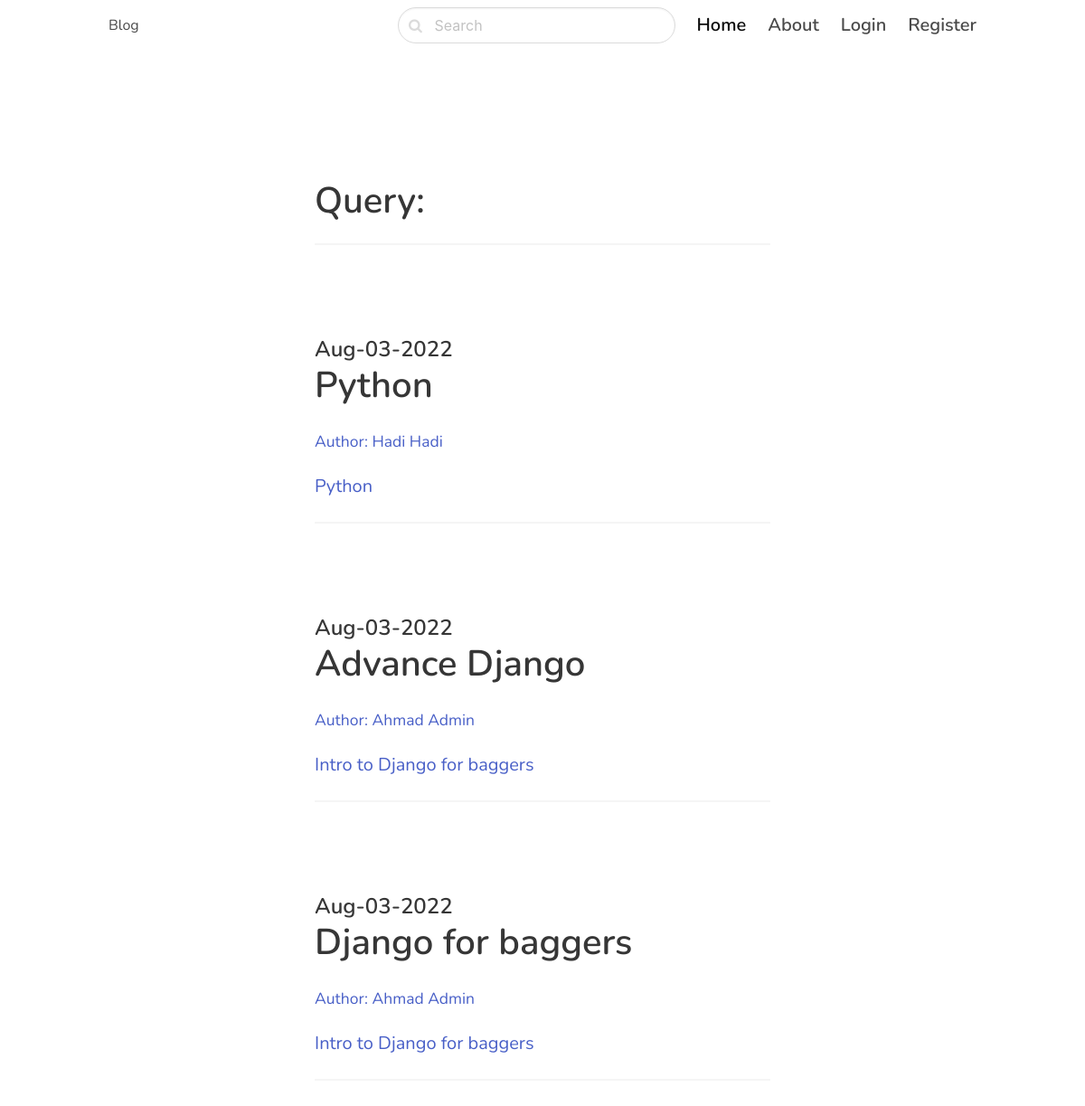
The app's page /search/ with its own data.
### blog/models.py (models this page shows, shortened)
class CreateTime(models.Model):
    created_at = models.DateTimeField(auto_now_add=True)
    class Meta:
        abstract = True

class Post(CreateTime):
    ACTIVE = 'active'
    DRAFT = 'draft'
    CHOICES = (
        (ACTIVE, 'Active'),
        (DRAFT, 'Draft'),
    )
    title = models.CharField(max_length=256)
    slug = models.SlugField()
    intro = models.TextField()
    body = models.TextField()
    status = models.CharField(max_length=256, choices=CHOICES, default=ACTIVE)
    image = models.ImageField(upload_to = 'uploads/', blank = True, null = True)
    category = models.ForeignKey(Category, on_delete= models.CASCADE, related_name='posts')
    author = models.ForeignKey(CustomUser, on_delete= models.CASCADE, related_name='feeds')
    class Meta:
        ordering = ['-created_at']

### accounts/models.py (models this page shows, shortened)
class CustomUser(AbstractBaseUser, PermissionsMixin):
    email = models.EmailField(
        unique=True,
        blank=False,
        null=False,
        max_length=256
    )
    first_name = models.CharField(max_length=256)
    last_name = models.CharField(max_length=256)
    date_joined = models.DateTimeField(auto_now_add=True)
    last_login = models.DateTimeField(auto_now=True)
    is_staff = models.BooleanField(default=False)
    is_active = models.BooleanField(default=True)
    is_superuser = models.BooleanField(default=False)
    USERNAME_FIELD = 'email'
    REQUIRED_FIELDS = ['first_name', 'last_name']
    objects = CustomUserManager()
    def __str__(self) -> str:
        return f'{self.first_name} {self.last_name}'
    class Meta:
        verbose_name = 'User'
        verbose_name_plural = 'Users'

### blog/views.py (the view)
# urls.py: path('search/', search, name="search"),
def search(request):
    query = request.GET.get('query', '')
    posts = Post.objects.filter(status = Post.ACTIVE).filter(Q(title__icontains = query) | Q(intro__icontains = query) | Q(body__icontains = query))
    return render(request, 'blog/search.html', {'posts': posts, 'query': query})

### templates/blog/search.html (shortened to what this page needs)
{% extends 'core/base.html' %}
{% block content %}
<section class="hero">
    <div class="hero-body">
        <div class="container">
            <section class="section">
                <div class="columns">
                    <div class="column is-8 is-offset-2">
                    <div class="content is-medium">
                            <h1>
                                Query: {{ query }}
                            </h1>
                            <hr>
                        {% for post in posts %}
                        <div class="content is-medium">
                            <a href="{% url 'post_detail' post.category.slug post.slug %}">
                        {% if post.image %}
                            <figure class="image mb-6">
                            </figure>
                            {% endif %}
                            <h2 class="subtitle is-4">{{ post.created_at| date:'M-d-Y' }}</h2>
                                <h1 class="title">{{ post.title }}</h1>
                                <p><small>Author: {{ post.author }}</small></p>
                            <p>{{ post.intro }}</p>
                            </a>
                        </div>
                        <hr>
                        {% empty %}
                            <div class='content'>
                                <p>There is no posts in this category...</p>
                            </div>
                        {% endfor %}
                    </div>
                </div>
            </section>
        </div>
    </div>
</section>
{% endblock content %}

### templates/core/base.html (style rules this page uses)
body { font-family: 'Nunito', sans-serif; }

### records on screen
Post: created_at "Aug-03-2022", title "Python", author "Hadi Hadi", intro "Python"
Post: created_at "Aug-03-2022", title "Advance Django", author "Ahmad Admin", intro "Intro to Django for baggers"
Post: created_at "Aug-03-2022", title "Django for baggers", author "Ahmad Admin", intro "Intro to Django for baggers"
